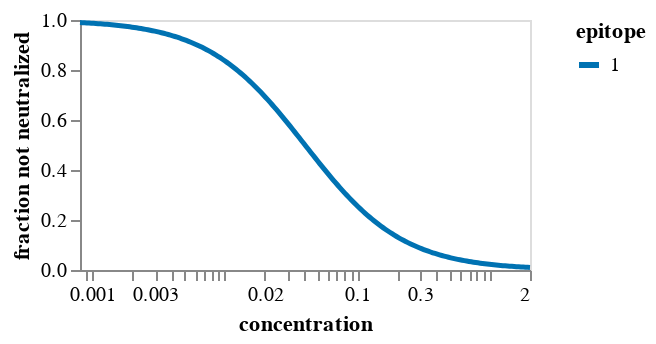

Notebook cell for this chart:
### Markdown cell above
## Fit `polyclonal` model
Fit the model.
If there is more than one epitope, we fit models with fewer epitopes too:

### Code cell
# first build up arguments used to specify fitting
n_epitopes = params["polyclonal_params"]["n_epitopes"]
spatial_distances = params["polyclonal_params"]["spatial_distances"]
fit_kwargs = params["polyclonal_params"]["fit_kwargs"]
escape_plot_kwargs = params["escape_plot_kwargs"]
plot_hide_stats = params["plot_hide_stats"]

site_numbering_map = pd.read_csv(site_numbering_map_csv).sort_values("sequential_site")

escape_plot_kwargs["df_to_merge"] = [
    site_numbering_map.rename(columns={"reference_site": "site"})[
        ["site", "sequential_site", "region"]
    ]
]

if "addtl_slider_stats" not in escape_plot_kwargs:
    escape_plot_kwargs["addtl_slider_stats"] = {}
if "addtl_slider_stats_hide_not_filter" not in escape_plot_kwargs:
    escape_plot_kwargs["addtl_slider_stats_hide_not_filter"] = []

for stat, stat_d in plot_hide_stats.items():
    escape_plot_kwargs["addtl_slider_stats"][stat] = stat_d["init"]
    escape_plot_kwargs["addtl_slider_stats_hide_not_filter"].append(stat)
    escape_plot_kwargs["df_to_merge"].append(
        pd.read_csv(stat_d["csv"]).rename(columns={stat_d["csv_col"]: stat})[
            ["site", "mutant", stat]
        ]
    )

if spatial_distances is not None:
    print(f"Reading spatial distances from {spatial_distances}")
    spatial_distances = pd.read_csv(spatial_distances)
    print(f"Read spatial distances for {len(spatial_distances)} residue pairs")

# now fit the models
for n in range(1, n_epitopes + 1):
    print(f"\n\nFitting a model for {n} epitopes")

    model = polyclonal.Polyclonal(
        n_epitopes=n,
        data_to_fit=(
            prob_escape.query("retain").query("use_in_fit")[
                ["aa_substitutions", "concentration", "prob_escape"]
            ]
        ),
        alphabet=polyclonal.AAS_WITHSTOP_WITHGAP,
        spatial_distances=spatial_distances,
        sites=site_numbering_map["reference_site"],
    )

    opt_res = model.fit(**fit_kwargs)

    print("Here is the neutralization curve:")
    display(model.curves_plot())
    print("Here is the mutation-escape plot:")
    display(model.mut_escape_plot(**escape_plot_kwargs))

print(f"\n\nWriting the {n} epitope model to {pickle_file}")
with open(pickle_file, "wb") as f:
    pickle.dump(model, f)

### Figure 1 — Vega-Lite specification as saved in the notebook (floating-point values rounded to 4 significant figures; data arrays with more than 128 entries replaced by an {"elided": "..."} marker saying what was removed)
{"config": {"view": {"continuousWidth": 300, "continuousHeight": 300}, "axis": {"grid": false, "labelOverlap": true}, "legend": {"symbolStrokeWidth": 3}}, "data": {"name": "data-50abb4990d07c35146ee4dd9d807bc16"}, "mark": {"type": "line"}, "encoding": {"color": {"field": "epitope", "scale": {"domain": ["1"], "range": ["#0072B2"]}, "sort": ["1"], "type": "nominal"}, "detail": {}, "opacity": {"field": "is_weighted_replicate", "legend": null, "scale": {"domain": [0, 1], "nice": false, "range": [0.5, 1]}, "type": "quantitative"}, "strokeWidth": {"field": "is_weighted_replicate", "legend": null, "scale": {"domain": [0, 1], "nice": false, "range": [1, 2.5]}, "type": "quantitative"}, "tooltip": [{"field": "epitope", "type": "nominal"}, {"field": "activity", "format": ".3g", "type": "quantitative"}, {"field": "hill_coefficient", "format": ".3g", "type": "quantitative"}, {"field": "non_neutralized_frac", "format": ".3g", "type": "quantitative"}, {"field": "c", "format": ".3g", "title": "concentration", "type": "quantitative"}, {"field": "u", "format": ".3g", "title": "fraction not neutralized", "type": "quantitative"}], "x": {"field": "c", "scale": {"nice": false, "type": "log"}, "title": "concentration", "type": "quantitative"}, "y": {"field": "u", "title": "fraction not neutralized", "type": "quantitative"}}, "height": 125, "params": [{"name": "param_1", "select": {"type": "point", "fields": ["epitope"]}, "bind": "legend"}], "transform": [{"filter": {"param": "param_1"}}], "width": 225, "$schema": "https://vega.github.io/schema/vega-lite/v5.8.0.json", "datasets": {"data-50abb4990d07c35146ee4dd9d807bc16": {"elided": "200 records"}}}
